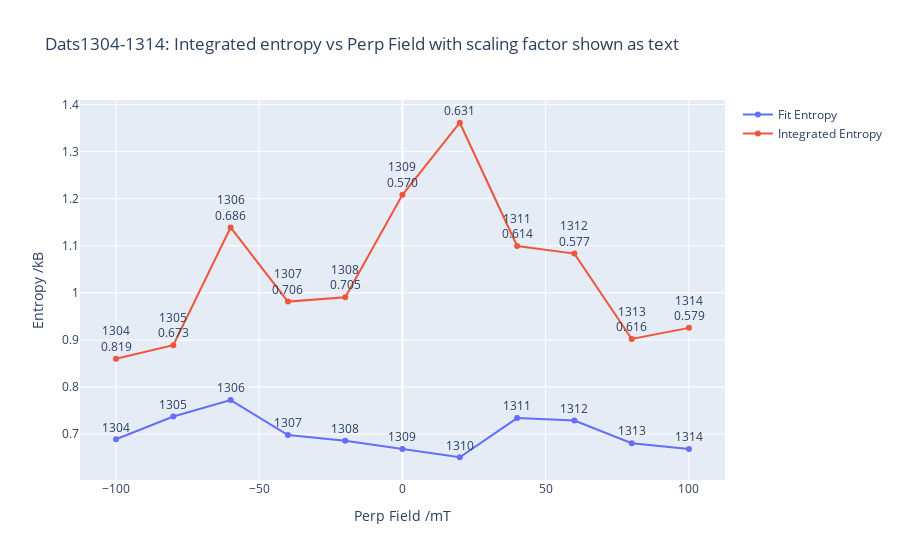

Here is the notebook cell this chart was saved with:
### Code cell
fig = go.Figure()
x_data = 'field'

fit_entropies = list()
for dat in dats:
    x = dat.SquareEntropy.Processed.outputs.x
    e_signal = dat.SquareEntropy.Processed.outputs.entropy_signal
    e_pars = CU.edit_params(dat.SquareEntropy.Processed.outputs.entropy_fit.params, 'const', 0, True)
    efit = E.entropy_fits(x, e_signal, params=e_pars)[0]
    efit_info = DA.FitInfo()
    efit_info.init_from_fit(efit)
    fit_entropies.append(efit_info.best_values.dS)

integrated_entropies = [dat.SquareEntropy.Processed.outputs.integrated_info.dS for dat in dats]

lcts = [dat.Logs.fds['LCT'] for dat in dats]
fields = [dat.Other.magy.field for dat in dats]
sfs = [dat.SquareEntropy.Processed.outputs.integrated_info.sf for dat in dats]
int_texts = [f'{dat.datnum}<br>{sf:.3f}' for dat, sf in zip(dats, sfs)]
fit_texts = [f'{dat.datnum}' for dat in dats]

if x_data == 'LCT':
    x = lcts
    x_title = 'LCT /mV'
    save_name = 'LCT'
elif x_data == 'field':
    x = fields
    x_title = 'Perp Field /mT'
    save_name = 'Perp Field'
fit_trace = go.Scatter(x=x, y=fit_entropies, text=fit_texts, name='Fit Entropy', mode='lines+markers+text')
integrated_trace = go.Scatter(x=x, y=integrated_entropies, text=int_texts, mode='lines+markers+text', name='Integrated Entropy')
fig.add_traces([fit_trace, integrated_trace])
fig.update_layout(xaxis_title=x_title,
                 yaxis_title='Entropy /kB',
                 title=f"Dats{dats[0].datnum}-{dats[-1].datnum}: Integrated entropy vs {save_name} with scaling factor shown as text")
fig.update_traces(textposition='top center')

fig

### Figure 1 — Plotly figure (JSON) as saved in the notebook; plotly's stock layout.template omitted (floating-point values rounded to 4 significant figures)
{"data": [{"mode": "lines+markers+text", "name": "Fit Entropy", "text": ["1304", "1305", "1306", "1307", "1308", "1309", "1310", "1311", "1312", "1313", "1314"], "textposition": "top center", "type": "scatter", "x": [-99.98, -79.97, -59.98, -39.96, -19.97, 0.00181, 20.02, 40.02, 60.01, 80.03, 100.0], "y": [0.689, 0.7374, 0.7723, 0.6981, 0.6859, 0.6685, 0.6508, 0.734, 0.7287, 0.6808, 0.6685]}, {"mode": "lines+markers+text", "name": "Integrated Entropy", "text": ["1304<br>0.819", "1305<br>0.673", "1306<br>0.686", "1307<br>0.706", "1308<br>0.705", "1309<br>0.570", "1310<br>0.631", "1311<br>0.614", "1312<br>0.577", "1313<br>0.616", "1314<br>0.579"], "textposition": "top center", "type": "scatter", "x": [-99.98, -79.97, -59.98, -39.96, -19.97, 0.00181, 20.02, 40.02, 60.01, 80.03, 100.0], "y": [0.8601, 0.8888, 1.139, 0.9814, 0.9908, 1.208, 1.361, 1.1, 1.083, 0.9021, 0.9257]}], "layout": {"autosize": true, "title": {"text": "Dats1304-1314: Integrated entropy vs Perp Field with scaling factor shown as text"}, "xaxis": {"autorange": true, "range": [-111.9, 111.9], "title": {"text": "Perp Field /mT"}, "type": "linear"}, "yaxis": {"autorange": true, "range": [0.5988, 1.413], "title": {"text": "Entropy /kB"}, "type": "linear"}}}
